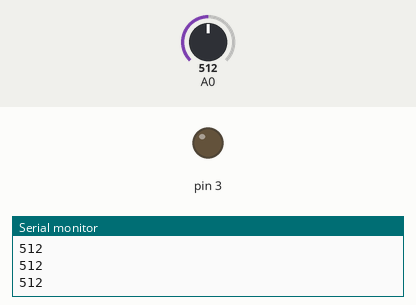
Bench run of a sketch on a simulated Arduino Uno, built with avr-gcc and run on an emulated ATmega328P. Shown: output pins drawn as LEDs (lit = HIGH), the last lines printed to the serial monitor. Inputs (shaded band) come from the test bench; at power-on: A0 = 512.

Above: at 1.2 s.
1.3 s: A0 set to 882
2.8 s: A0 set to 910
At 3.2 s:
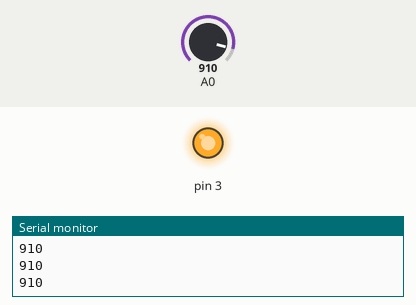
4.4 s: A0 set to 900
At 5.7 s:
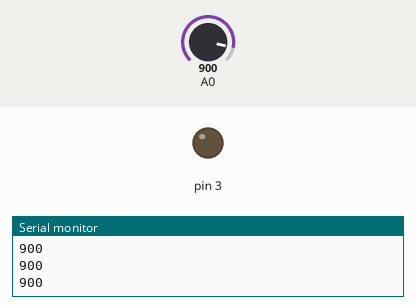
6.0 s: A0 set to 1023
At 7.2 s:
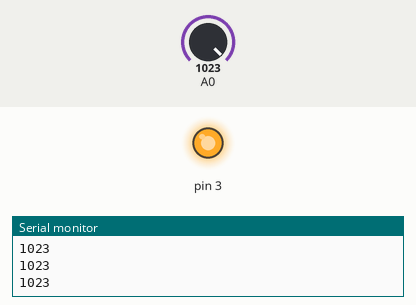
Timing chart, 0 to 8.6 s (numbered marks = the images above; inputs shaded):
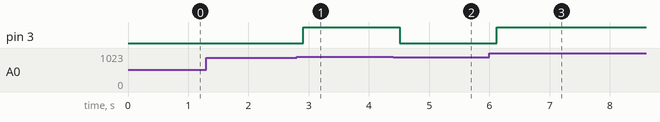

The sketch:

_7.3.ino
```cpp
void setup() {
  // put your setup code here, to run once:
pinMode(A0, INPUT);
pinMode(3,OUTPUT);
Serial.begin(9600);
}

void loop() {
  // put your main code here, to run repeatedly:
 int ldr=analogRead(A0);
 Serial.println(ldr);
 delay(100);
 if (ldr>900){
  digitalWrite(3,HIGH);
  }
  else {
    digitalWrite(3,LOW);
  }
}
```

Measured:
- the behaviour switches between 900 and 901 on A0 (found by bisection; images 0 and 1)
- after the input at 2.8 s, pin 3: LOW → HIGH after 0.11 s
- after the input at 4.4 s, pin 3: HIGH → LOW after 0.11 s
- after the input at 6.0 s, pin 3: LOW → HIGH after 0.12 s
